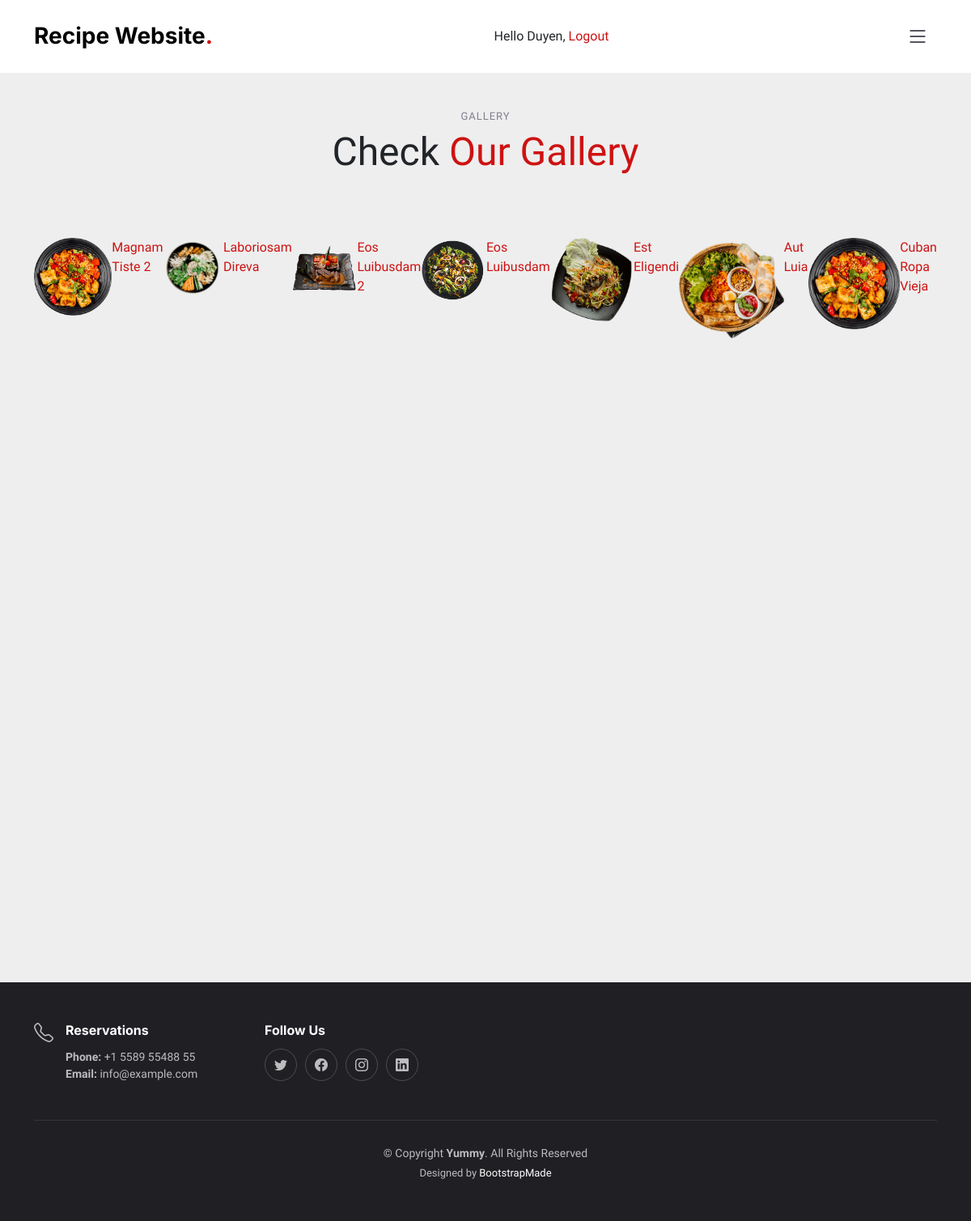
Page /images/ (signed in) on the earlier database version.
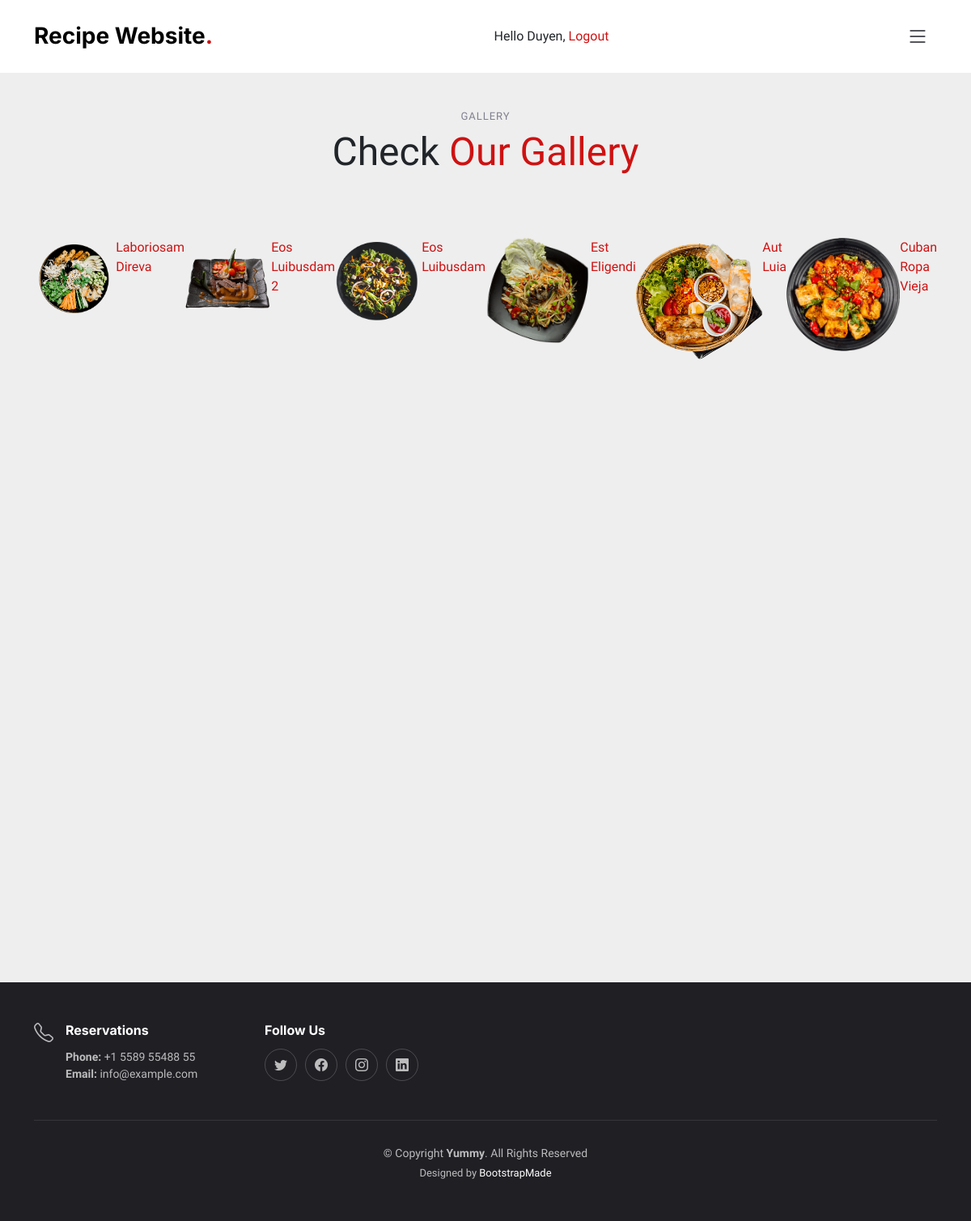
Same page on the later database version.
### recipe/models.py (models this page shows, shortened)
class Post(models.Model):
    STATUS_CHOICES = ( ('draft', 'Draft'), ('published', 'Published'), )
    title = models.CharField(max_length=250)
    slug = models.SlugField(max_length=250, unique_for_date='publish')
    author = models.ForeignKey(User, on_delete=models.CASCADE, related_name='recipe_posts')
    body = models.TextField(blank=True)
    image = models.ImageField(upload_to='posts/image/%Y/%m/%d/', blank=True)
    video = models.FileField(upload_to='posts/video/%Y/%m/%d/', blank=True)
    url = models.URLField()
    publish = models.DateTimeField(default=timezone.now)
    created = models.DateTimeField(auto_now_add=True)
    updated = models.DateTimeField(auto_now=True)
    status = models.CharField(max_length=10, choices=STATUS_CHOICES, default='draft')
    objects = models.Manager() # The default manager.
    published = PublishedManager() # Our custom manager.
    score = models.IntegerField(default=0,
        validators=[
            MaxValueValidator(5),
            MinValueValidator(0),
        ]
    )
    servings = models.IntegerField(default=0)
    ingredients = models.TextField(blank=True)
    direction_step = models.TextField(blank=True)
    nutrition_calories = models.IntegerField(default=0)
    nutrition_carbs = models.IntegerField(default=0)
    nutrition_protein = models.IntegerField(default=0)
    nutrition_fat = models.IntegerField(default=0)
    class Meta:
        ordering = ('-publish',)
    def get_absolute_url(self):
        return reverse('recipe:post_detail', args=[self.publish.year, self.publish.month, self.publish.day, self.slug])

### images/views.py (the view)
# urls.py: path('', views.image_list, name='list'),
@login_required
def image_list(request):
    images = Post.objects.all()
    paginator = Paginator(images, 8)
    page = request.GET.get('page')
    try:
        images = paginator.page(page)
    except PageNotAnInteger:
        images = paginator.page(1)
    except EmptyPage:
        if is_ajax(request):
            return HttpResponse('')
        images = paginator.page(paginator.num_pages)
    if is_ajax(request):
        return render(request, 'images/image/list_ajax.html', {'section': 'images',
                                                                   'images': images})
    return render(request, 'images/image/list.html', {'section': 'images', 'images': images })

### images/templates/images/image/list.html (shortened to what this page needs)
{% extends "base.html" %}
{% block content %}
    <h1>Images bookmarked</h1>
    <div id="image-list">
        {% include "images/image/list_ajax.html" %}
    </div>
{% endblock %}

### images/templates/images/image/list_ajax.html (shortened to what this page needs)
<section id="gallery" class="gallery section-bg">
    <div class="container" data-aos="fade-up">
      <div class="section-header">
        <h2>gallery</h2>
        <p>Check <span>Our Gallery</span></p>
      </div>
      <div class="gallery-slider swiper">
        <div class="swiper-wrapper align-items-center">
          {% for image in images %}
            <div id="items-width">
              <a class="glightbox" data-gallery="images-gallery" href="{{ image.get_absolute_url }}">
                <a href="{{ image.get_absolute_url }}">
                  <img src="{{ image.image.url }}" class="img-fluid" alt="">
                </a>
              </a>
              <div class="info">
                <a href="{{ image.get_absolute_url }}" class="title" >
                    {{ image.title }}
                </a>
              </div>
            </div>
          {% endfor %}
        </div>
      </div>
    </div>
</section>

Differences in the rows shown:
removed Post: image (picture), title "Magnam Tiste 2"
